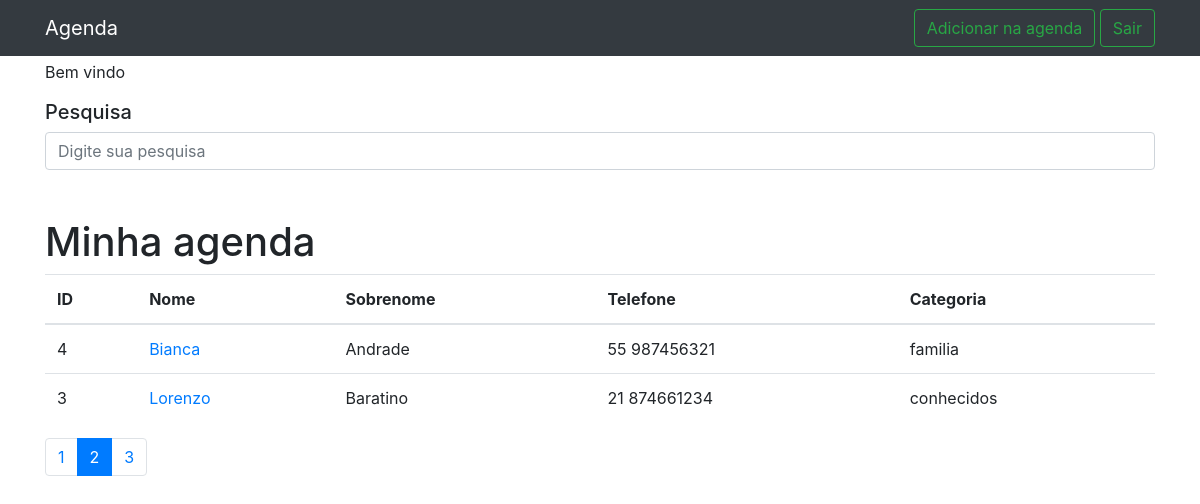
The page /?p=2&termo= (signed in) on the database as committed earlier.
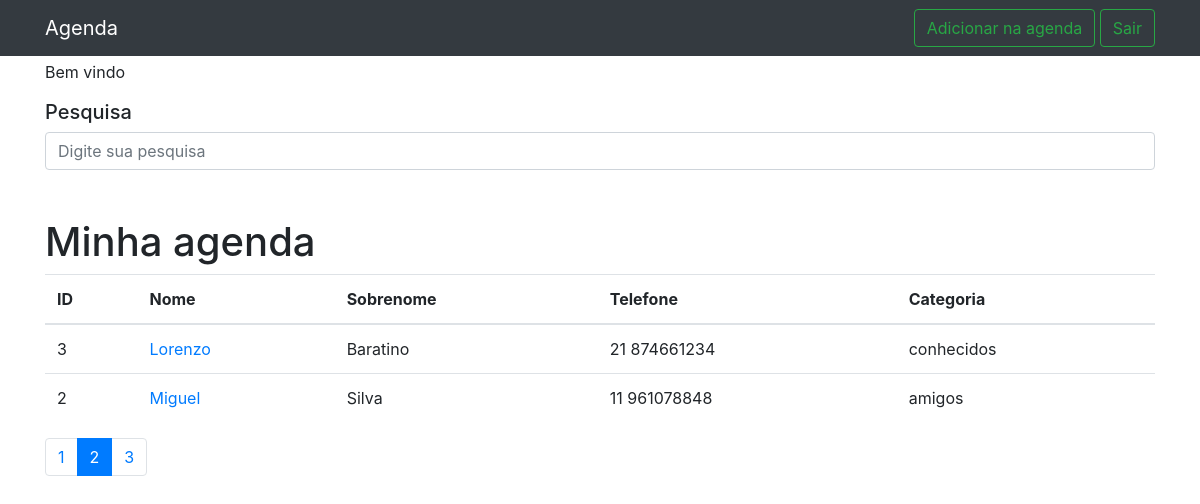
The same page on the database as committed later.
### contato/models.py (models this page shows, shortened)
class Contato(models.Model):
    nome = models.CharField(max_length= 50)
    sobrenome = models.CharField(max_length= 50, blank= True)
    telefone = models.CharField(max_length= 20)
    email = models.EmailField(max_length= 50, blank=True)
    data_criacao = models.DateTimeField(default= timezone.now)
    descricao = models.TextField(blank= True)
    categoria = models.ForeignKey(Categoria, on_delete= models.DO_NOTHING)
    mostrar = models.BooleanField(default= True)
    foto = models.ImageField(blank= True, upload_to='fotos/%Y/%m/%d')

class Categoria(models.Model):
    categoria = models.CharField(max_length= 50)
    def __str__(self) -> str:
        return self.categoria

### contato/views.py (the view)
# urls.py: path('', views.index, name='index'),
@login_required(redirect_field_name='login')
def index(request):
    lista_contatos = Contato.objects.order_by('-id').filter(mostrar= True)
    paginator = Paginator(lista_contatos, 2)
    paginas = request.GET.get('p')
    contatos = paginator.get_page(paginas)
    return render(request, 'index.html', {'contatos': contatos})

### contato/templates/index.html (shortened to what this page needs)
{% extends 'base.html' %}
{% block conteudo %}
<p class="mt-1">Bem vindo {{user.first_name}} {{user.last_name}}</p>
    <h5 class="mt-1">Pesquisa</h5>
    <form method="get" action="{% url 'busca' %}">
        <div class="form-group row">
            <div class="col-12">
            <input class="form-control"
                    type="search" value="{{ request.GET.termo }}"
                    id="search-input"
                    placeholder="Digite sua pesquisa"
                    name="termo">
            </div>
        </div>
    </form>
    <h1 class="mt-5">Minha agenda</h1>
    <table class="table">
        <thead>
        <tr>
            <th>ID</th>
            <th>Nome</th>
            <th>Sobrenome</th>
            <th>Telefone</th>
            <th>Categoria</th>
        </tr>
        </thead>
        <tbody>
        {% for contato in contatos %}
            <tr>
                <td>{{contato.id}}</td>
                <td>
                    <a href="{% url 'detalhes' contato.id %}">{{contato.nome}}</a>
                </td>
                <td>{{contato.sobrenome}}</td>
                <td>{{contato.telefone}}</td>
                <td>{{contato.categoria}}</td>
            </tr>
        {% endfor %}
        </tbody>
    </table>
    <nav aria-label="Page navigation example">
        <ul class="pagination">
            {% for pagina in contatos.paginator.page_range %}
                {% if  contatos.number == pagina %}
                    <li class="page-item active">
                        <a class="page-link" href="?p={{pagina}}&termo={{request.GET.termo}}">{{ pagina}}</a>
                    </li>
                {% else %}
                    <li class="page-item">
                        <a class="page-link" href="?p={{pagina}}&termo={{request.GET.termo}}">{{pagina}}</a>
                    </li>
                {% endif %}
            {% endfor %}
        </ul>
    </nav>
{% endblock conteudo %}

Rows that differ between the two databases and show on the page:
no longer on this page (row edited): Contato: id "4", nome "Bianca", sobrenome "Andrade", telefone "55 987456321", categoria "familia"
now on this page (row unchanged): Contato: id "2", nome "Miguel", sobrenome "Silva", telefone "11 961078848", categoria "amigos"
